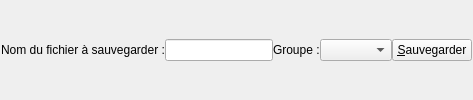
    <widget class="QWidget" name="widgetFichierSauvegarder" native="true">
     <layout class="QHBoxLayout" name="horizontalLayout">
      <property name="spacing">
       <number>0</number>
      </property>
      <property name="leftMargin">
       <number>1</number>
      </property>
      <property name="topMargin">
       <number>1</number>
      </property>
      <property name="rightMargin">
       <number>1</number>
      </property>
      <property name="bottomMargin">
       <number>1</number>
      </property>
      <item>
       <widget class="QLabel" name="lblNomFichierSauvegarder">
        <property name="text">
         <string>Nom du fichier à sauvegarder :</string>
        </property>
       </widget>
      </item>
      <item>
       <widget class="QLineEdit" name="leNomFichierSauvegarder"/>
      </item>
      <item>
       <widget class="QLabel" name="lblNomGroupeSauvegarder">
        <property name="text">
         <string>Groupe :</string>
        </property>
       </widget>
      </item>
      <item>
       <widget class="QComboBox" name="cbGroupeSauvegarder">
        <property name="insertPolicy">
         <enum>QComboBox::InsertAlphabetically</enum>
        </property>
        <property name="sizeAdjustPolicy">
         <enum>QComboBox::AdjustToContents</enum>
        </property>
       </widget>
      </item>
      <item>
       <widget class="QPushButton" name="btnNomFichierSauvegarder">
        <property name="text">
         <string>&amp;Sauvegarder</string>
        </property>
       </widget>
      </item>
     </layout>
    </widget>
